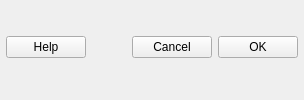
    <widget class="QWidget" name="widgetCtrl" native="true">
     <property name="sizePolicy">
      <sizepolicy hsizetype="Preferred" vsizetype="Minimum">
       <horstretch>0</horstretch>
       <verstretch>0</verstretch>
      </sizepolicy>
     </property>
     <layout class="QHBoxLayout" name="horizontalLayout">
      <property name="leftMargin">
       <number>6</number>
      </property>
      <property name="topMargin">
       <number>0</number>
      </property>
      <property name="rightMargin">
       <number>6</number>
      </property>
      <property name="bottomMargin">
       <number>6</number>
      </property>
      <item>
       <widget class="QPushButton" name="cmdHelp">
        <property name="text">
         <string>Help</string>
        </property>
       </widget>
      </item>
      <item>
       <spacer>
        <property name="orientation">
         <enum>Qt::Horizontal</enum>
        </property>
        <property name="sizeHint" stdset="0">
         <size>
          <width>40</width>
          <height>20</height>
         </size>
        </property>
       </spacer>
      </item>
      <item>
       <widget class="QPushButton" name="cmdCancel">
        <property name="text">
         <string>Cancel</string>
        </property>
       </widget>
      </item>
      <item>
       <widget class="QPushButton" name="cmdOk">
        <property name="text">
         <string>OK</string>
        </property>
       </widget>
      </item>
     </layout>
    </widget>
